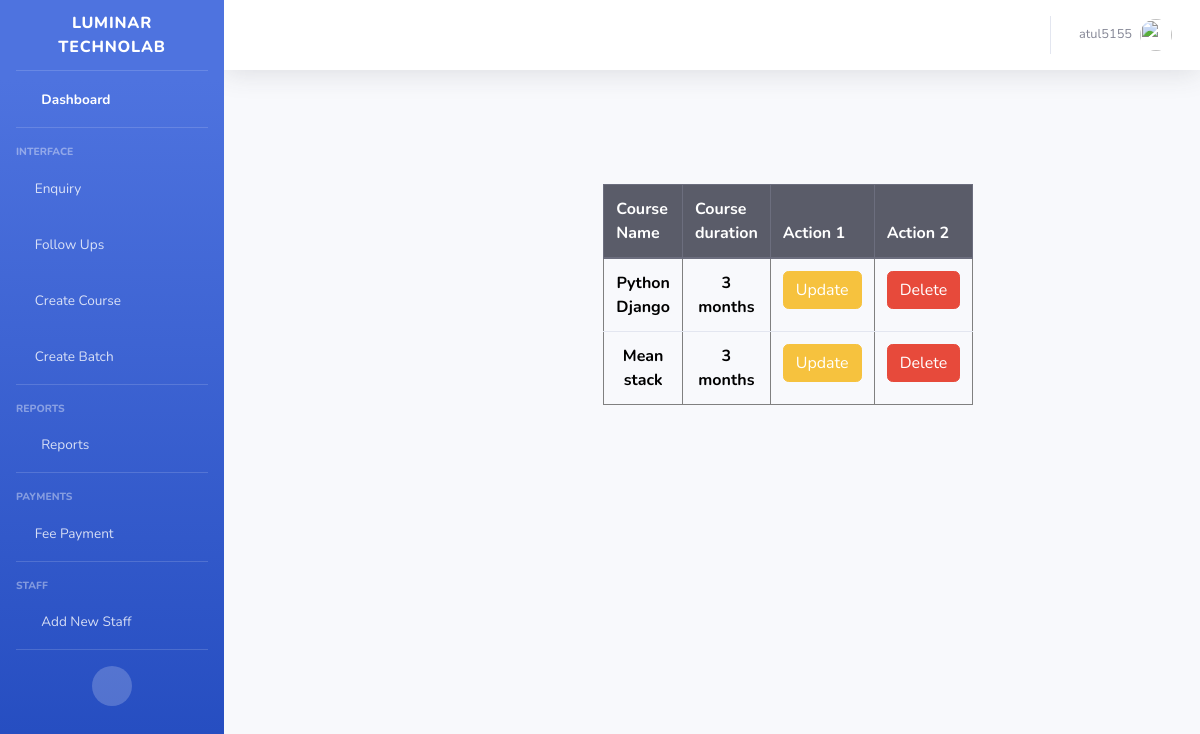
/viewcourses (signed in), run on the app's committed database.
### studentenquiry/models.py (models this page shows, shortened)
class Course(models.Model):
    course_name=models.CharField(max_length=50,unique=True)
    course_duration=models.CharField(max_length=50)

### studentenquiry/views.py (the view)
# urls.py: path('viewcourses',ViewCourses.as_view(),name='viewcourses'),
class ViewCourses(ListView):
    model=Course
    template_name = "course/viewcourses.html"
    @method_decorator(login_required)
    def dispatch(self, request, *args, **kwargs):
        return super(ViewCourses, self).dispatch(request, *args, **kwargs)

### templates/course/viewcourses.html (shortened to what this page needs)
<!DOCTYPE html>
{% extends 'base.html' %}
{% block content %}
<div class="container">
    <div class="row" id="table">
        <div class="col-md-4"></div>
        <div class="col-md-4">
            <table class="table" border="1">
                <thead class="thead-dark">
                <tr>
                    <th>Course Name</th>
                    <th>Course duration</th>
                    <th>Action 1</th>
                    <th>Action 2</th>
                </tr>
                </thead>
            <tbody>
            {% for course in object_list %}
            <tr>
                <td>{{course.course_name}}</td>
                <td>{{course.course_duration}}</td>
                <td><a href="{%url 'courseupdate' course.id %}" class="btn btn-warning">Update</a> </td>
                <td><a href="{% url 'deletecourse' course.id %}" class="btn btn-danger">Delete</a></td>
            </tr>
            {% endfor %}
            </tbody>
            </table>
        </div>
        <div class="col-md-4"></div>
    </div>
</div>
{% endblock %}

### templates/base.html (shortened to what this page needs)
<!DOCTYPE html>
{% load static %}
<html lang="en">
<head>
  <link href="{% static 'vendor/fontawesome-free/css/all.min.css' %}" rel="stylesheet" type="text/css">
  <link rel="stylesheet" href="{% static 'css/enq_project.css' %}">
  <link rel="stylesheet" href="{% static 'css/batch.css' %}">
  <link rel="stylesheet" href="{% static 'css/courses.css' %}">
  <link rel="stylesheet" href="{% static 'css/report.css' %}">
  <link rel="stylesheet" href="{% static 'css/payment.css' %}">
  <link rel="stylesheet" href="{% static 'css/follow.css' %}">
  <link href="{% static 'css/sb-admin-2.min.css' %}" rel="stylesheet">
  <link href="{% static 'vendor/datatables/dataTables.bootstrap4.min.css' %}" rel="stylesheet">
</head>
<body >
<div id="wrapper">
  <ul class="navbar-nav bg-gradient-primary sidebar sidebar-dark accordion" id="accordionSidebar">
      <a class="sidebar-brand d-flex align-items-center justify-content-center" href="">
        <div class="sidebar-brand-text mx-3">Luminar Technolab</div>
      </a>
      <hr class="sidebar-divider my-0">
      <li class="nav-item active">
        <a class="nav-link" href="{% url 'index' %}">
          <i class="fas fa-fw fa-tachometer-alt"></i>
          <span>Dashboard</span></a>
      </li>
      <hr class="sidebar-divider">
      <div class="sidebar-heading">
        Interface
      </div>
      <li class="nav-item">
        <a class="nav-link collapsed" href="#" data-toggle="collapse" data-target="#collapseTwo" aria-expanded="true" aria-controls="collapseTwo">
          <i class="fa fa-edit"></i>
          <span>Enquiry</span>
        </a>
      </li>
      <li class="nav-item">
        <a class="nav-link collapsed" href="#" data-toggle="collapse" data-target="#collapseUtilities" aria-expanded="true" aria-controls="collapseUtilities">
          <i class="fa fa-calendar"></i>
          <span>Follow Ups</span>
        </a>
      </li>
      <li class="nav-item">
        <a class="nav-link" href="{%url 'createcourse'%}">
          <i class="fa fa-book"></i>
          <span>Create Course</span></a>
      </li>
    <li class="nav-item">
      <a class="nav-link" href="{%url 'createbatch'%}">
        <i class="fa fa-folder-open"></i>
        <span>Create Batch</span></a>
    </li>
    <hr class="sidebar-divider">
    <div class="sidebar-heading">Reports</div>
    <li class="nav-item">
      <a class="nav-link collapsed" href="#" data-toggle="collapse" data-target="#collapsePages" aria-expanded="true" aria-controls="collapsePages">
        <i class="fas fa-fw fa-folder"></i>
        <span>Reports</span>
      </a>
    </li>
    <hr class="sidebar-divider">
    <div class="sidebar-heading">Payments</div>
    <li class="nav-item">
      <a class="nav-link collapsed" href="#" data-toggle="collapse" data-target="#collapsePayments" aria-expanded="true" aria-controls="collapsePages">
        <i class="far fa-credit-card"></i>
        <span>Fee Payment</span>
      </a>
    </li>
    <hr class="sidebar-divider">
    <div class="sidebar-heading">Staff</div>
    <li class="nav-item">
      <a class="nav-link collapsed" href="#" data-toggle="collapse" data-target="#collapseStaff" aria-expanded="true" aria-controls="collapsePages">
        <i class="fas fa-fw fa-user"></i>
        <span>Add New Staff</span>
      </a>
    </li>
    <hr class="sidebar-divider">
    <div class="text-center d-none d-md-inline">
      <button class="rounded-circle border-0" id="sidebarToggle"></button>
    </div>
  </ul>
  <div id="content-wrapper" class="d-flex flex-column">
    <div id="content">
      <nav class="navbar navbar-expand navbar-light bg-white topbar mb-4 static-top shadow">
        <ul class="navbar-nav ml-auto">
            <li class="nav-item dropdown no-arrow mx-1">
              <a class="nav-link dropdown-toggle" href="#" id="alertsDropdown" role="button" data-toggle="dropdown" aria-haspopup="true" aria-expanded="false">
                <i class="fas fa-bell fa-fw"></i>
              </a>
            </li>
            <li class="nav-item dropdown no-arrow mx-1">
              <a class="nav-link dropdown-toggle" href="#" id="messagesDropdown" role="button" data-toggle="dropdown" aria-haspopup="true" aria-expanded="false">
                <i class="fas fa-envelope fa-fw"></i>
              </a>
            </li>
          <li class="nav-item dropdown no-arrow">
            <a class="nav-link dropdown-toggle" href="#" id="userDropdown" role="button" data-toggle="dropdown" aria-haspopup="true" aria-expanded="false">
              <span class="mr-2 d-none d-lg-inline text-gray-600 small">{{request.user}}</span>
              <img class="img-profile rounded-circle" src="https://source.unsplash.com/QAB-WJcbgJk/60x60">
            </a>
            </li>
        </ul>
      </nav>
<div class="container-fluid">
  {% block content %}
  {% endblock %}
</div>
    </div>
  </div>
</div>
</body>
</html>

### studentenquiry/static/css/enq_project.css (style rules this page uses)
td { text-align:center; color:black; font-weight:bolder; }
th { text-align:center; color:black; font-weight:bolder; }

### studentenquiry/static/css/courses.css (style rules this page uses)
td,th { text-align:center; }

### templates/course/viewcourses.html (style rules this page uses)
#table { padding:90px; }

### data on the page
Course: course_name "Python Django", course_duration "3 months"
Course: course_name "Mean stack", course_duration "3 months"

### other printed values
{{ request.user }} "atul5155"
